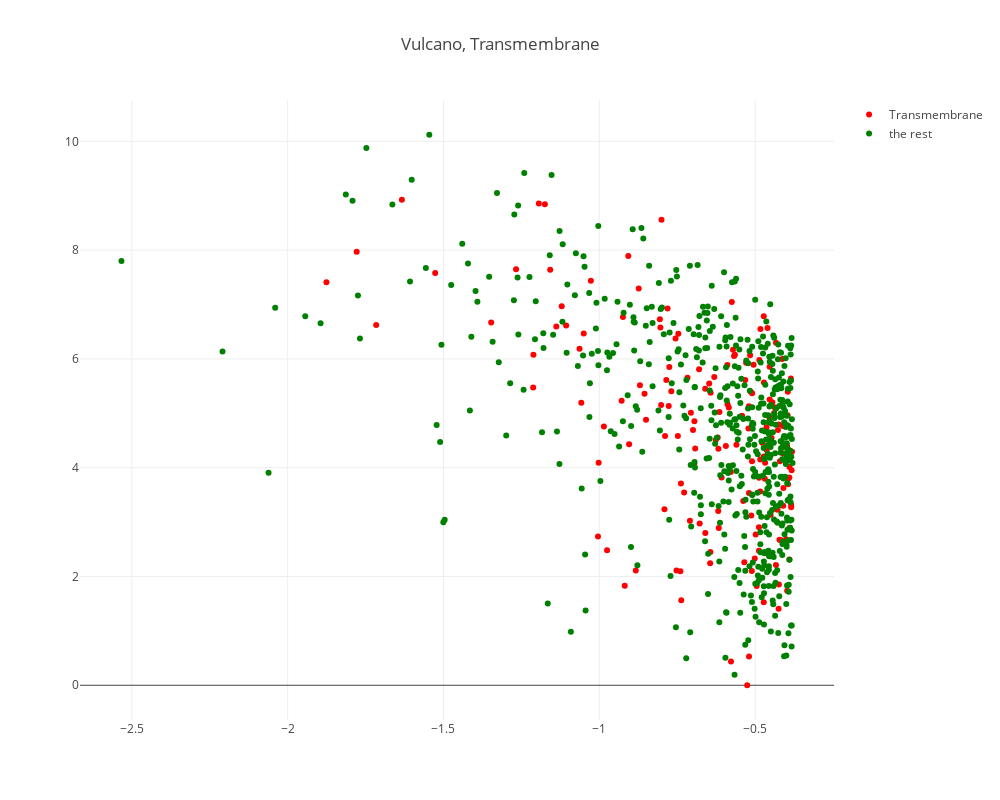

Notebook source saved alongside this figure:
### Code cell
annotations =  selection_senescent[['Protein names']]
annotations['Protein names'] = [n.split('(')[0].strip() for n in annotations['Protein names']]
#['Protein names']
#interactive plot 'logFC',y='log10p'
trace_1 = go.Scatter(
    x=selection_senescent.loc[look_into].logFC,
    y=selection_senescent.loc[look_into].log10p,
    mode='markers',
    name='Transmembrane',
    text = annotations['Protein names'].loc[look_into],
    hoverinfo = 'text',
    marker=dict(
        #size=16,
        color = 'red'#np.log10(temp.Score), #set color equal to a variable
        #colorscale='Bluered',
        #showscale=True
    )
)

#interactive plot 'logFC',y='log10p'
trace_2 = go.Scatter(
    x=selection_senescent[~selection_senescent.index.isin(look_into)].logFC,
    y=selection_senescent[~selection_senescent.index.isin(look_into)].log10p,
    mode='markers',
    name='the rest',
    text = annotations[~annotations.index.isin(look_into)]['Protein names'],
    hoverinfo = 'text',
    marker=dict(
        #size=16,
        color = 'green'#np.log10(temp.Score), #set color equal to a variable
        #colorscale='Bluered',
        #showscale=True
    )
)

layout = dict(title='Vulcano, Transmembrane',
             width=1000,
             height=800)

fig = go.Figure(data=[trace_1,trace_2], 
                layout=layout)
iplot(fig, filename='test')

### Figure 1 — Plotly figure (JSON) as saved in the notebook; plotly's stock layout.template omitted (floating-point values rounded to 4 significant figures; data arrays with more than 128 entries replaced by an {"elided": "..."} marker saying what was removed)
{"data": [{"hoverinfo": "text", "marker": {"color": "red"}, "mode": "markers", "name": "Transmembrane", "text": {"elided": "164 str values"}, "type": "scatter", "uid": "1ba5be37-2d04-4d96-a701-de54d4c0cf44", "x": {"elided": "164 float values"}, "y": {"elided": "164 float values"}}, {"hoverinfo": "text", "marker": {"color": "green"}, "mode": "markers", "name": "the rest", "text": {"elided": "558 str values"}, "type": "scatter", "uid": "4ac3fb20-fc82-4d76-b7e4-14717f5916e1", "x": {"elided": "558 float values"}, "y": {"elided": "558 float values"}}], "layout": {"height": 800, "title": {"text": "Vulcano, Transmembrane"}, "width": 1000}}
